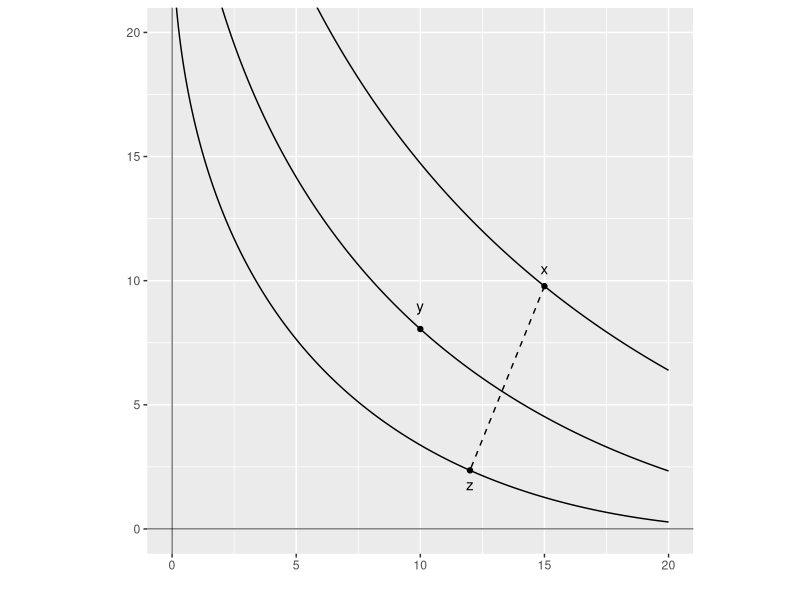
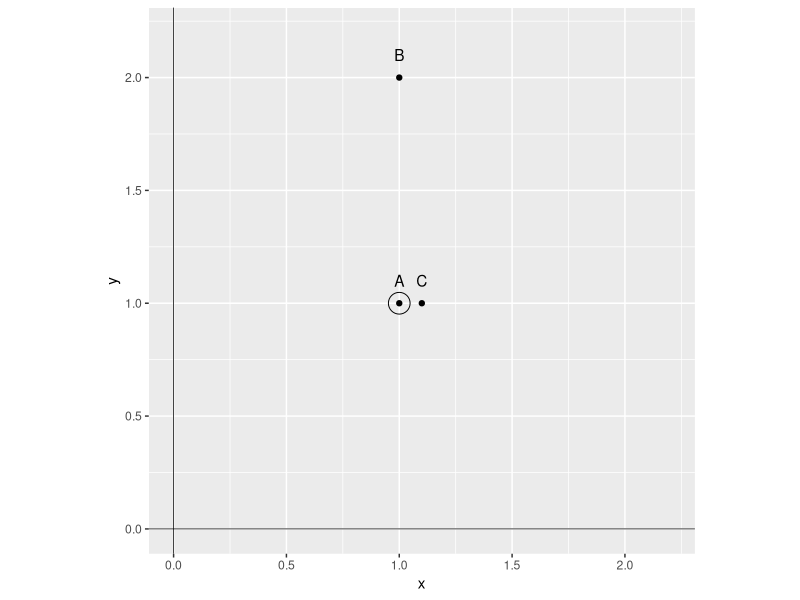
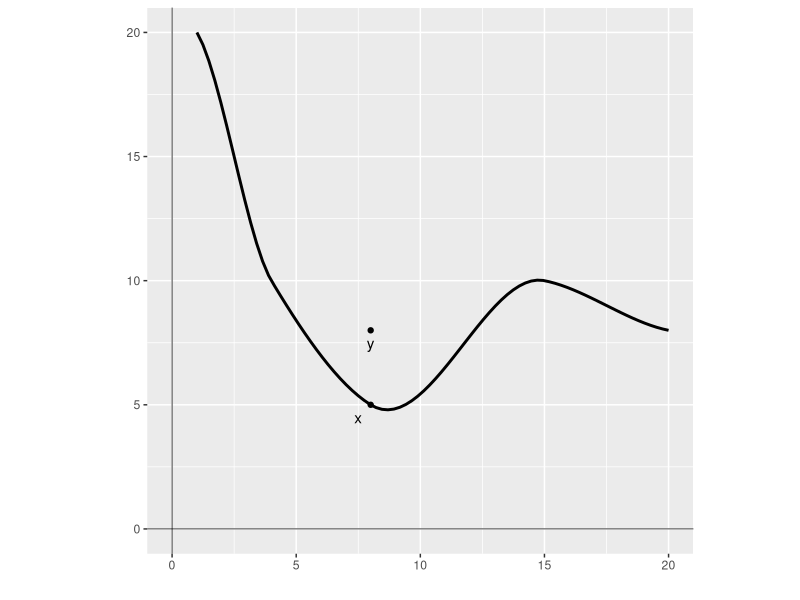
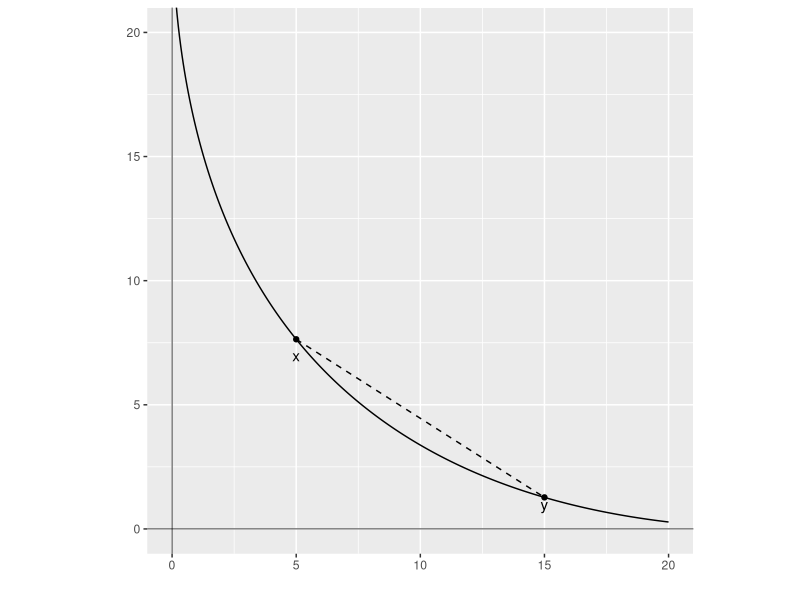

Write R code to recreate these figures, in order.
## ---- chunk 1
library(ggplot2)

# Create a data frame
df <- data.frame(
  n = seq(0.05,20,0.05),
  x=NA,
  y=NA,
  z=NA
)

# Fill columns of the data frame
df$x <- (7-df$n^0.5)^2
df$y <- (6-df$n^0.5)^2
df$z <- (5-df$n^0.5)^2

# Plot the line and points
ggplot()+
  geom_line(data = df, mapping = aes(n, x))+ 
  geom_line(data = df, mapping = aes(n, y))+ 
  geom_line(data = df, mapping = aes(n, z))+
  geom_point(aes(x=15, y=(7-15^0.5)^2)) +
  geom_text(aes(x=15, y=10.5, label="x"))+
  geom_point(aes(x=10, y=(6-10^0.5)^2)) +
  geom_text(aes(x=10, y=9, label="y"))+
  geom_point(aes(x=12, y=(5-12^0.5)^2)) +
  geom_text(aes(x=12, y=1.8, label="z"))+

  # Add vertical and horizontal axis lines
  geom_vline(xintercept = 0, linewidth=0.25)+ 
  geom_hline(yintercept = 0, linewidth=0.25)+

  # Add a dashed line segment between two points
  geom_segment(aes(x = 15, y = (7-15^0.5)^2), xend = 12, yend = (5-12^0.5)^2, linetype=2)+


  labs(x = "", y = "") +

  # Set the limits of the plot
  coord_fixed(xlim = c(0,20), ylim = c(0,20))
## ---- chunk 2
library(ggplot2)

# Plot the points
ggplot()+
  geom_point(aes(x=1, y=1)) +
  geom_text(aes(x=1, y=1.1, label="A")) +
  geom_point(aes(x=1, y=2)) +
  geom_text(aes(x=1, y=2.1, label="B")) +
  geom_point(aes(x=1.1, y=1)) +
  geom_text(aes(x=1.1, y=1.1, label="C")) +
  geom_point(aes(x = 1, y = 1), pch=21, size=7) +

  # Add vertical and horizontal axis lines
  geom_vline(aes(xintercept = 0), linewidth=0.25) + 
  geom_hline(aes(yintercept = 0), linewidth=0.25) +

  # Remove x and y axis labels
  labs(x = "x", y = "y") +

  # Set the limits of the plot
  coord_fixed(xlim = c(0,2.2), ylim = c(0,2.2))
## ---- chunk 3
## Load ggplot2
library(ggplot2)

## Create a data frame with 2 columns and 4 rows
df <- data.frame(
  x = c(1, 4, 8, 15, 20),
  y = c(20, 10, 5, 10, 8)
)

# Plot a smooth line through the points
  ggplot()+
    geom_smooth(data = df, mapping = aes(x, y), color = "black", na.rm = TRUE)+

    # Add points and labels
    geom_point(aes(x=8, y=5)) +
    geom_text(aes(x=7.5, y=4.5, label="x"))+
    geom_point(aes(x=8, y=8)) +
    geom_text(aes(x=8, y=7.5, label="y"))+

    # Add vertical and horizontal axis lines
    geom_vline(xintercept = 0, linewidth=0.25)+ 
    geom_hline(yintercept = 0, linewidth=0.25)+

    # Remove x and y axis labels 
    labs(x = "", y = "")+

    # Set the limits of the plot
    coord_fixed(xlim = c(0,20), ylim = c(0,20))
## ---- chunk 4
library(ggplot2)

# Create a data frame
df <- data.frame(
  n = seq(0.05,20,0.05),
  x=NA
)

# Fill column x of the data frame
df$x <- (5-df$n^0.5)^2

# Plot the line and points
ggplot()+
  geom_line(data = df, mapping = aes(n, x))+ 
  geom_point(aes(x=5, y=(5-5^0.5)^2)) +
  geom_text(aes(x=5, y=7, label="x"))+
  geom_point(aes(x=15, y=(5-15^0.5)^2)) +
  geom_text(aes(x=15, y=1, label="y"))+

  # Add vertical and horizontal axis lines
  geom_vline(xintercept = 0, linewidth=0.25)+ 
  geom_hline(yintercept = 0, linewidth=0.25)+
  
  # Add a dashed line segment between the two points
  geom_segment(aes(x = 5, y = (5-5^0.5)^2), xend = 15, yend = (5-15^0.5)^2, linetype=2)+

  # Remove x and y axis labels
  labs(x = "", y = "") +

  # Set the limits of the plot
  coord_fixed(xlim = c(0,20), ylim = c(0,20))
